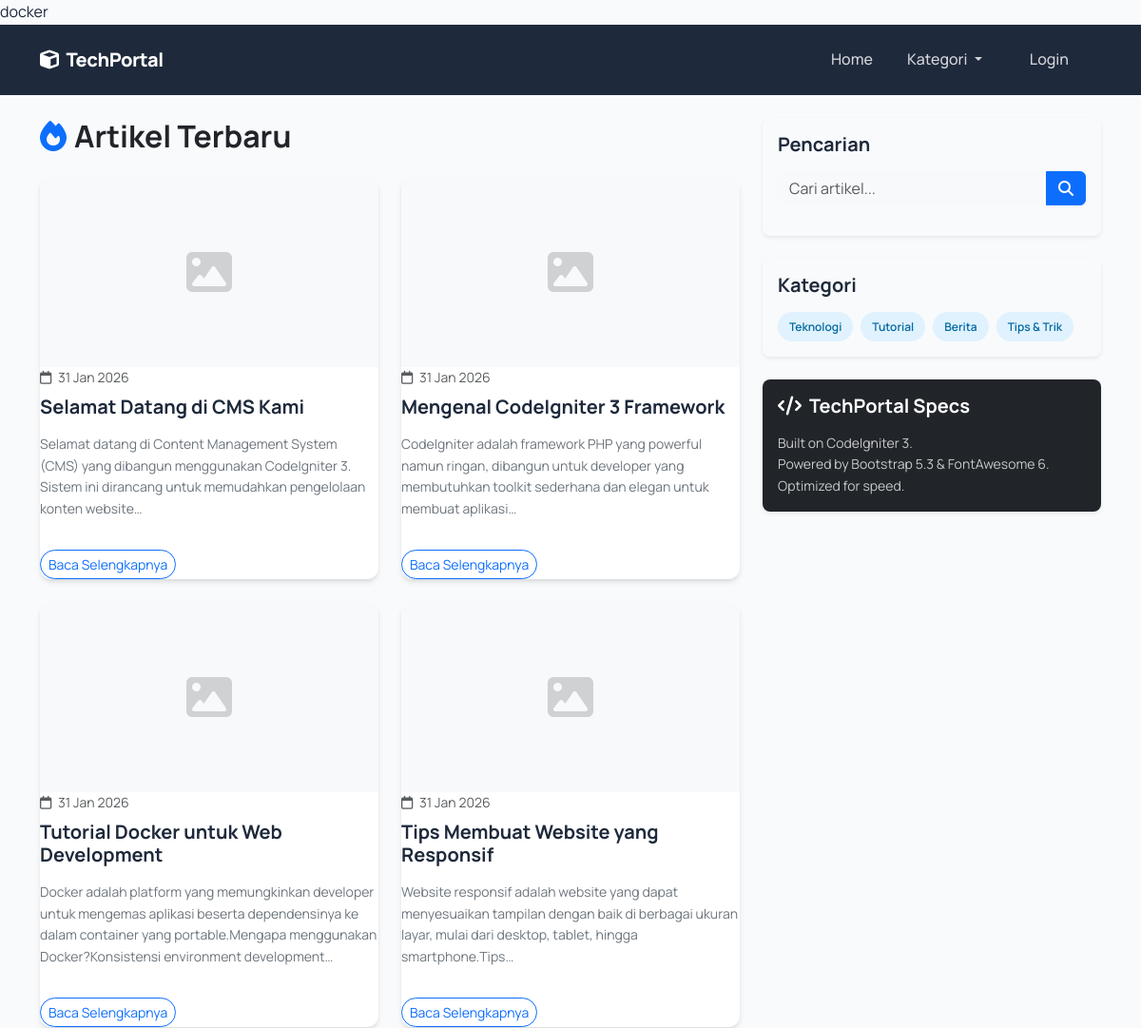
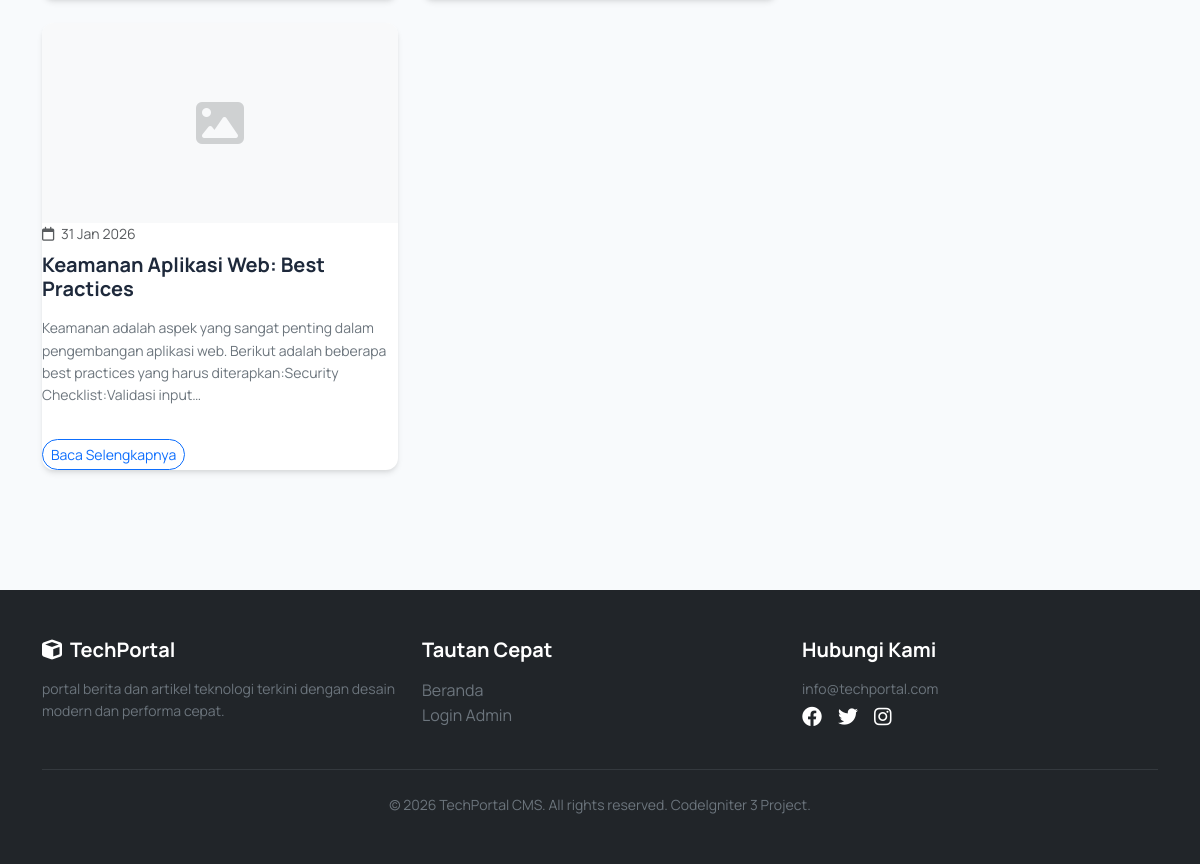
The page / on the database its author committed (2 pictures, top to bottom).
### tables this page shows
CREATE TABLE IF NOT EXISTS artikel (
    id INT AUTO_INCREMENT PRIMARY KEY,
    judul VARCHAR(255) NOT NULL,
    slug VARCHAR(255) NOT NULL UNIQUE,
    konten TEXT NOT NULL,
    gambar VARCHAR(255) DEFAULT NULL,
    penulis VARCHAR(100) DEFAULT 'Admin',
    status ENUM('draft', 'published') DEFAULT 'published',
    views INT DEFAULT 0,
    tanggal_dibuat DATETIME DEFAULT CURRENT_TIMESTAMP,
    tanggal_diupdate DATETIME DEFAULT CURRENT_TIMESTAMP ON UPDATE CURRENT_TIMESTAMP
);

CREATE TABLE IF NOT EXISTS kategori (
    id INT AUTO_INCREMENT PRIMARY KEY,
    nama VARCHAR(100) NOT NULL,
    slug VARCHAR(100) NOT NULL UNIQUE,
    deskripsi TEXT,
    created_at DATETIME DEFAULT CURRENT_TIMESTAMP
);

### application/controllers/Welcome.php (called while the page is built, shortened)
<?php
class Welcome extends CI_Controller {
	public function __construct() {
		$this->load->model('Artikel_model');
		$this->load->model('Kategori_model');
		$this->load->helper('text');
	}
	public function index()
	{
		$data['page_title'] = 'Home';
		$data['artikel'] = $this->Artikel_model->get_published(10);
		$data['kategori'] = $this->Kategori_model->get_all();
		$this->load->view('layout/header', $data);
		$this->load->view('home', $data);
		$this->load->view('layout/footer', $data);
	}
}

### index.php (called while the page is built, shortened)
<?php
require_once BASEPATH.'core/CodeIgniter.php';

### application/models/Artikel_model.php (called while the page is built, shortened)
<?php
class Artikel_model extends CI_Model {
    public function get_published($limit = null, $offset = 0) {
        $this->db->select('artikel.*');
        $this->db->from('artikel');
        $this->db->where('status', 'published');
        $this->db->order_by('tanggal_dibuat', 'DESC');
        if ($limit) {
            $this->db->limit($limit, $offset);
        }
        return $this->db->get()->result_array();
    }
}

### application/models/Kategori_model.php (called while the page is built, shortened)
<?php
class Kategori_model extends CI_Model {
    public function get_all() {
        return $this->db->get('kategori')->result_array();
    }
}

### application/views/home.php (the view)
<div class="container mb-5">
    <div class="row">
        <div class="col-lg-8">
            <div class="d-flex justify-content-between align-items-center mb-4">
                <h2 class="fw-bold text-dark m-0"><i class="fas fa-fire text-primary me-2"></i>Artikel Terbaru</h2>
            </div>
            <?php if(empty($artikel)): ?>
                <div class="alert alert-info border-0 shadow-sm rounded-3">
                    <i class="fas fa-info-circle me-2"></i> Belum ada artikel yang dipublikasikan.
                </div>
            <?php else: ?>
                <div class="row g-4">
                    <?php foreach($artikel as $item): ?>
                        <div class="col-md-6">
                            <div class="custom-card h-100 d-flex flex-column">
                                <div class="card-img-top-wrapper">
                                    <div class="w-100 h-100 d-flex align-items-center justify-content-center bg-light text-muted">
                                        <i class="fas fa-image fa-3x opacity-25"></i>
                                    </div>
                                </div>
                                <div class="card-body d-flex flex-column">
                                    <div class="mb-2">
                                        <small class="text-muted"><i class="far fa-calendar me-1"></i> <?= date('d M Y', strtotime($item['tanggal_dibuat'])) ?></small>
                                    </div>
                                    <h5 class="card-title fw-bold mb-3">
                                        <a href="<?= base_url('welcome/artikel/'.$item['slug']) ?>" class="article-title-link">
                                            <?= htmlspecialchars($item['judul']) ?>
                                        </a>
                                    </h5>
                                    <p class="card-text text-secondary small flex-grow-1">
                                        <?= word_limiter(strip_tags($item['konten']), 20) ?>
                                    </p>
                                    <div class="mt-3">
                                        <a href="<?= base_url('welcome/artikel/'.$item['slug']) ?>" class="btn btn-outline-primary btn-sm rounded-pill">
                                            Baca Selengkapnya
                                        </a>
                                    </div>
                                </div>
                            </div>
                        </div>
                    <?php endforeach; ?>
                </div>
            <?php endif; ?>
        </div>
        <div class="col-lg-4">
            <div class="card border-0 shadow-sm rounded-3 mb-4">
                <div class="card-body">
                    <h5 class="fw-bold mb-3">Pencarian</h5>
                    <form action="<?= base_url('welcome/search') ?>" method="get">
                        <div class="input-group">
                            <input type="text" name="q" class="form-control bg-light border-0" placeholder="Cari artikel..." required>
                            <button type="submit" class="btn btn-primary">
                                <i class="fas fa-search"></i>
                            </button>
                        </div>
                    </form>
                </div>
            </div>
            <div class="card border-0 shadow-sm rounded-3 mb-4">
                <div class="card-body">
                    <h5 class="fw-bold mb-3">Kategori</h5>
                        <?php if(!empty($kategori)): ?>
                            <div class="d-flex flex-wrap gap-2">
                            <?php foreach($kategori as $kat): ?>
                                <a href="<?= base_url('welcome/kategori/'.$kat['slug']) ?>" class="badge-category">
                                    <?= htmlspecialchars($kat['nama']) ?>
                                </a>
                            <?php endforeach; ?>
                            </div>
                        <?php else: ?>
                            <p class="text-muted mb-0">Tidak ada kategori</p>
                        <?php endif; ?>
                </div>
            </div>
            <div class="card border-0 shadow-sm rounded-3 bg-dark text-white">
                <div class="card-body">
                    <h5 class="fw-bold mb-3 text-white"><i class="fas fa-code me-2"></i>TechPortal Specs</h5>
                    <p class="small opacity-75 mb-0">
                        Built on CodeIgniter 3. <br>
                        Powered by Bootstrap 5.3 & FontAwesome 6. <br>
                        Optimized for speed.
                    </p>
                </div>
            </div>
        </div>
    </div>
</div>

### application/views/layout/header.php (shortened to what this page needs)
docker<!DOCTYPE html>
<html lang="id">
<head>
    <link href="https://cdn.jsdelivr.net/npm/bootstrap@5.3.0/dist/css/bootstrap.min.css" rel="stylesheet">
    <link rel="stylesheet" href="https://cdnjs.cloudflare.com/ajax/libs/font-awesome/6.4.0/css/all.min.css">
</head>
<body>
    <nav class="navbar navbar-expand-lg navbar-dark navbar-custom sticky-top">
        <div class="container">
            <a class="navbar-brand" href="<?= base_url() ?>">
                <i class="fas fa-cube me-2"></i>TechPortal
            </a>
            <div class="collapse navbar-collapse" id="navbarMain">
                <ul class="navbar-nav ms-auto mb-2 mb-lg-0">
                    <li class="nav-item">
                        <a class="nav-link" href="<?= base_url() ?>">Home</a>
                    </li>
                    <?php if(isset($kategori) && !empty($kategori)): ?>
                        <li class="nav-item dropdown">
                            <a class="nav-link dropdown-toggle" href="#" id="categoryDropdown" role="button" data-bs-toggle="dropdown">
                                Kategori
                            </a>
                        </li>
                    <?php endif; ?>
                    <li class="nav-item">
                        <a class="nav-link btn btn-sm btn-outline-light ms-2 px-4" href="<?= base_url('auth/login') ?>">Login</a>
                    </li>
                </ul>
            </div>
        </div>
    </nav>
    <main class="py-4">

### application/views/layout/footer.php (shortened to what this page needs)
    </main>
    <footer class="bg-dark text-white py-5 mt-5">
        <div class="container">
            <div class="row gy-4">
                <div class="col-lg-4">
                    <h5 class="fw-bold mb-3"><i class="fas fa-cube me-2"></i>TechPortal</h5>
                    <p class="text-secondary small">portal berita dan artikel teknologi terkini dengan desain modern dan performa cepat.</p>
                </div>
                <div class="col-lg-4">
                    <h5 class="fw-bold mb-3">Tautan Cepat</h5>
                    <ul class="list-unstyled text-secondary">
                        <li><a href="<?= base_url() ?>" class="text-decoration-none text-secondary hover-white">Beranda</a></li>
                        <li><a href="<?= base_url('auth/login') ?>" class="text-decoration-none text-secondary hover-white">Login Admin</a></li>
                    </ul>
                </div>
                <div class="col-lg-4">
                    <h5 class="fw-bold mb-3">Hubungi Kami</h5>
                    <p class="text-secondary small">info@techportal.com</p>
                    <div class="d-flex gap-3">
                        <a href="#" class="text-white"><i class="fab fa-facebook fa-lg"></i></a>
                        <a href="#" class="text-white"><i class="fab fa-twitter fa-lg"></i></a>
                        <a href="#" class="text-white"><i class="fab fa-instagram fa-lg"></i></a>
                    </div>
                </div>
            </div>
            <hr class="border-secondary my-4">
            <div class="text-center text-secondary small">
                &copy; <?= date('Y') ?> TechPortal CMS. All rights reserved. CodeIgniter 3 Project.
            </div>
        </div>
    </footer>
</body>
</html>

### application/views/layout/header.php (style rules this page uses)
:root { --bs-primary: #2563eb; --bs-secondary: #475569; --bs-body-bg: #f8fafc; --bs-body-color: #1e293b; }
body { font-family: 'Manrope', sans-serif; background-color: var(--bs-body-bg); color: var(--bs-body-color); line-height: 1.6; }
.navbar-custom { background-color: #1e293b; padding: 1rem 0; backdrop-filter: blur(10px); }
.navbar-brand { font-weight: 800; letter-spacing: -0.5px; color: #fff !important; }
.nav-link { color: rgba(255,255,255,0.8) !important; font-weight: 500; margin: 0 10px; border-radius: 5px; transition: all 0.2s; }
.custom-card { border: none; background: #fff; border-radius: 12px; box-shadow: 0 4px 6px -1px rgba(0, 0, 0, 0.1), 0 2px 4px -1px rgba(0, 0, 0, 0.06); transition: all 0.3s ease; }
.card-img-top-wrapper { position: relative; overflow: hidden; border-top-left-radius: 12px; border-top-right-radius: 12px; height: 200px; background-color: #e2e8f0; }
.badge-category { background-color: #e0f2fe; color: #0369a1; font-weight: 600; padding: 0.5em 1em; border-radius: 9999px; text-decoration: none; font-size: 0.75rem; transition: all 0.2s; }
.article-title-link { color: #1e293b; text-decoration: none; font-weight: 700; transition: color 0.2s; }

### rows shown on the page
artikel: tanggal_dibuat "31 Jan 2026", judul "Selamat Datang di CMS Kami", konten "Selamat datang di Content Management System (CMS) yang dibangun menggunakan CodeIgniter 3. Sistem ini dirancang untuk memudahkan pengelolaan konten website…"
artikel: tanggal_dibuat "31 Jan 2026", judul "Mengenal CodeIgniter 3 Framework", konten "CodeIgniter adalah framework PHP yang powerful namun ringan, dibangun untuk developer yang membutuhkan toolkit sederhana dan elegan untuk membuat aplikasi…"
artikel: tanggal_dibuat "31 Jan 2026", judul "Tutorial Docker untuk Web Development", konten "Docker adalah platform yang memungkinkan developer untuk mengemas aplikasi beserta dependensinya ke dalam container yang portable.Mengapa menggunakan Docker?Konsistensi environment development…"
artikel: tanggal_dibuat "31 Jan 2026", judul "Tips Membuat Website yang Responsif", konten "Website responsif adalah website yang dapat menyesuaikan tampilan dengan baik di berbagai ukuran layar, mulai dari desktop, tablet, hingga smartphone.Tips…"
artikel: tanggal_dibuat "31 Jan 2026", judul "Keamanan Aplikasi Web: Best Practices", konten "Keamanan adalah aspek yang sangat penting dalam pengembangan aplikasi web. Berikut adalah beberapa best practices yang harus diterapkan:Security Checklist:Validasi input…"
kategori: nama "Teknologi"
kategori: nama "Tutorial"
kategori: nama "Berita"
kategori: nama "Tips & Trik"
